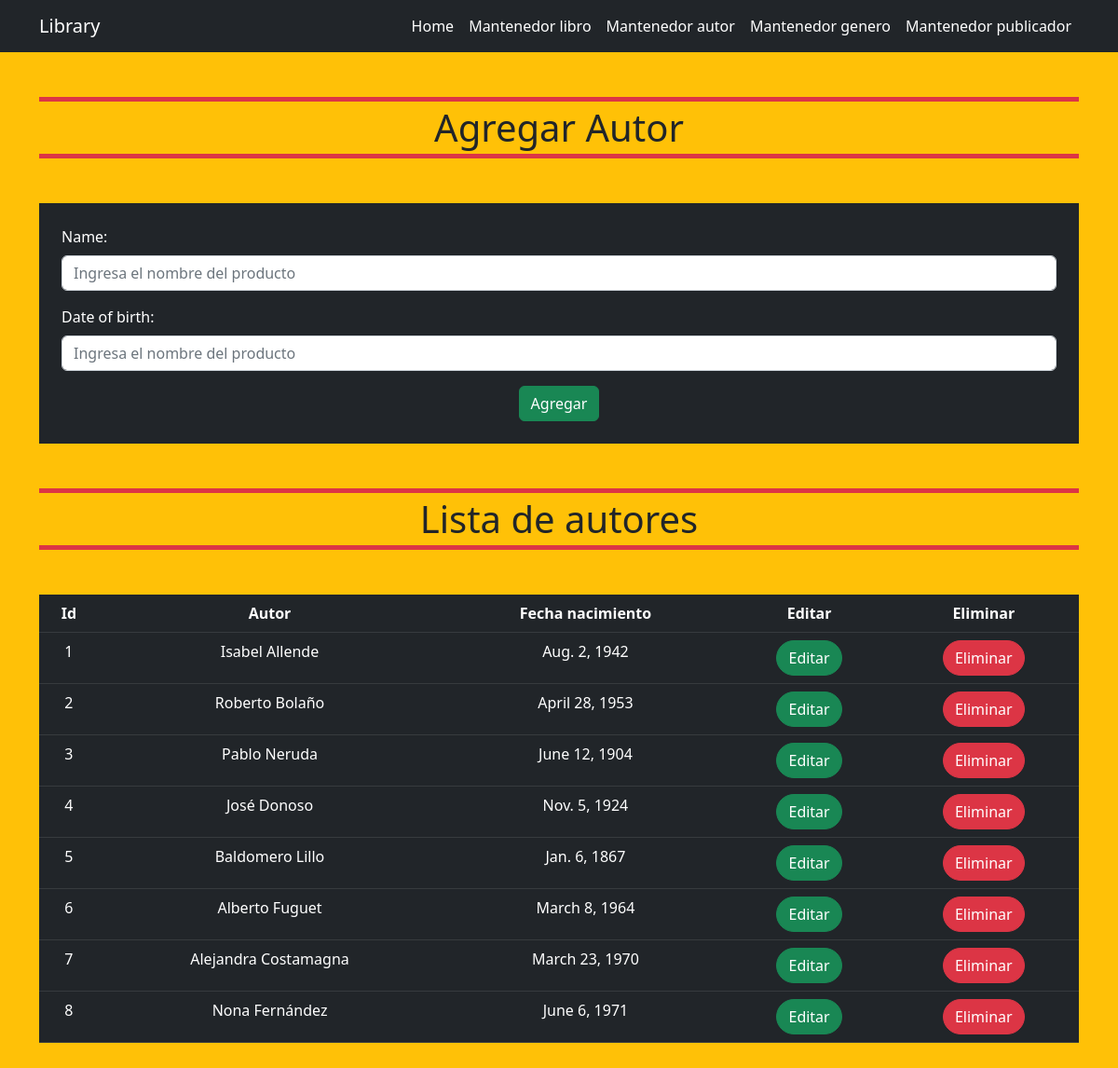
Page /author/ on the committed database.
### libraryApp/models.py (models this page shows)
class Author(models.Model):
    try:
        name = models.CharField(max_length = 100)
        date_of_birth = models.DateField()
        def __str__(self):
            return self.name
    except Exception as e:
        print('Modelo no creado: ', e)

### libraryApp/views.py (the view)
# urls.py: path('author/', views.author, name='author'),
def author(request):
    allAuthor = Author.objects.all()
    if request.method == 'POST':
        form = AuthorForm(request.POST)
        if form.is_valid():
            author = form.save(commit=False)
            author.save()
            return redirect('home')
    else:
        form = AuthorForm()
    context = {
        'form': form,
        'allAuthor': allAuthor
    }
    return render(request, 'library/author.html', context)

### libraryApp/forms.py
class AuthorForm(forms.ModelForm):
    name = forms.CharField(max_length=100, widget=forms.TextInput(
        attrs={
            'class': 'form-control mt-2',
            'type': 'text',
            'placeholder': 'Ingresa el nombre del producto'
        }
    ))
    date_of_birth = forms.DateField(widget=forms.DateInput(
        attrs={
            'class': 'form-control mt-2',
            'type': 'text',
            'placeholder': 'Ingresa el nombre del producto'
        }
    ))
    class Meta:
        model = Author
        fields = ('name', 'date_of_birth')

### libraryApp/templates/library/author.html (shortened to what this page needs)
{% extends '../layout/base.html' %} {% block content %}
<section class="container">
  <h1 class="text-center my-5 border border-5 border-danger border-start-0 border-end-0 p-1">Agregar Autor</h1>
  <form method="POST" class="bg-dark container p-4 text-white">
    {% csrf_token %} {{ form.as_p }}
    <div class="text-center">
      <button type="submit" class="btn btn-success">Agregar</button>
    </div>
  </form>
  <div class="my-5">
    <h1 class="text-center my-5 border border-5 border-danger border-start-0 border-end-0 p-1">Lista de autores</h1>
    <table class="table table-dark text-center">
      <thead>
        <tr>
          <th scope="col">Id</th>
          <th scope="col">Autor</th>
          <th scope="col">Fecha nacimiento</th>
          <th scope="col">Editar</th>
          <th scope="col">Eliminar</th>
        </tr>
      </thead>
      <tbody>
        {% for author in allAuthor %}
        <tr>
          <td>{{author.id}}</td>
          <td>{{author.name}}</td>
          <td>{{author.date_of_birth}}</td>
          <td>
            <a
              type="submit"
              class="btn btn-success rounded-pill"
              href="{% url 'editAuthor' pk=author.id %}"
              >Editar</a
            >
          </td>
          <td>
            <form action="{% url 'deleteAuthor' pk=author.id %}" method="post">
              <button
                type="submit"
                class="btn btn-danger rounded-pill"
                >Eliminar</button>
            </form>
          </td>
        </tr>
        {% empty %}
          <h1 class="text-center m-5 bg-danger text-white p-5 rounded-pill">No hay autores agregados!!!</h1>
        {% endfor %}
      </tbody>
    </table>
  </div>
</section>
{% endblock %}

### rows in the picture
Author: id "1", name "Isabel Allende", date_of_birth "Aug. 2, 1942"
Author: id "2", name "Roberto Bolaño", date_of_birth "April 28, 1953"
Author: id "3", name "Pablo Neruda", date_of_birth "June 12, 1904"
Author: id "4", name "José Donoso", date_of_birth "Nov. 5, 1924"
Author: id "5", name "Baldomero Lillo", date_of_birth "Jan. 6, 1867"
Author: id "6", name "Alberto Fuguet", date_of_birth "March 8, 1964"
Author: id "7", name "Alejandra Costamagna", date_of_birth "March 23, 1970"
Author: id "8", name "Nona Fernández", date_of_birth "June 6, 1971"
